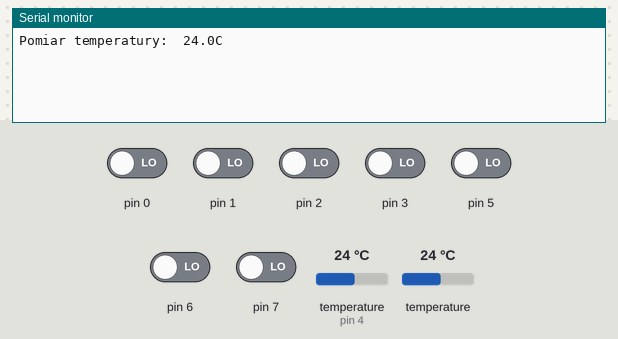
The sketch below on a simulated Arduino Uno, built with avr-gcc and run on an emulated ATmega328P. On the bench: the last lines printed to the serial monitor. Wiring (inferred from the names in the program): 2 × DS18B20 sensor: data pin 4. The test bench sets the inputs (shaded band); at power-on: pin 0–3, pin 5–7 LOW, temperature (sensor on pin 4) 24 °C, temperature 24 °C.

Above: at 0.8 s.
0.9 s: temperature (sensor on pin 4) set to 0 °C
At 1.9 s:
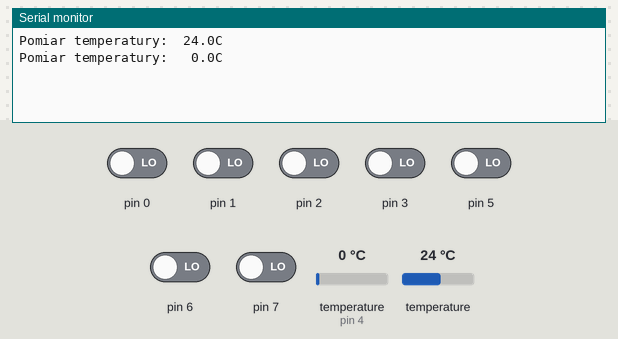
3.6 s: temperature (sensor on pin 4) set to 12 °C
At 4.7 s:
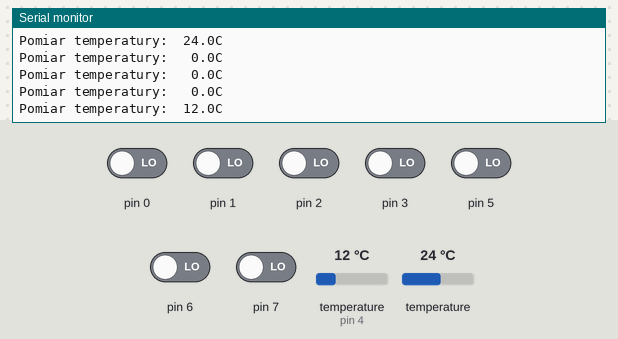

The sketch:

DS18B20.ino
```cpp
#include <avr/io.h>
#include <stdlib.h>
#include <string.h>
#include <util/delay.h>
#include "DS18B20_1Wire.h"

DS18B20_1Wire ds18b20_1 = DS18B20_1Wire(0x18,0x0F);


//........................................................ USART ................................................................
void USART_init()
{
  UBRR0H = (unsigned char)(103>>8);
  UBRR0L = (unsigned char)103;

  //Adres we/wy rejestrów danych nadawczych USART i rejestry odbierania danych USART
  //UDR0

  //By bufor transmisji mógłbyć zapisany
  UCSR0A |= (1<<UDRE0);

  //Włączenie odbiornika
  UCSR0B |= (1<<RXEN0);

  //Włączenie nadajnika
  UCSR0B |= (1<<TXEN0);

  //Liczba bitów danych w ramce
  UCSR0C |= (1<<UCSZ00);
  UCSR0C |= (1<<UCSZ01);
}


void USART_Transmit( unsigned char data )
 {
 /* Wait for empty transmit buffer */
 while ( !( UCSR0A & (1<<UDRE0)) )
 ;
 /* Put data into buffer, sends the data */
 UDR0 = data;
 }

unsigned char USART_Receive()
 {
 /* Wait for data to be received */
 while ( !(UCSR0A & (1<<RXC0)) )
 ;
 /* Get and return received data from buffer */
 return UDR0;
 }

void USART_String(const char *array)
{
  int i=0;
  while(array[i]!='\0')
  {
    USART_Transmit(array[i]);
    i++;
  }
}


//.......................................................... MAIN .................................................................

int main()
{
  char string1[50];
  char string2[50];
  USART_init();


  while(1)
  {
    ds18b20_1.checkTemperature();
    dtostrf(ds18b20_1.getTemperature(), 5,1, string1);
    sprintf(string2, "\nPomiar temperatury: %sC\n", string1);
    USART_String(string2);

    _delay_ms(1000);
  }
  return 0;
}
```

DS18B20_1Wire.cpp
```cpp
#include "DS18B20_1Wire.h"

//ROM COMMANDS
#define READ_ROM          0x33
#define MATCH_ROM         0x55
#define SKIP_ROM          0xCC
#define ALARM_SEARCH      0xEC
#define SEARCH_ROM        0xF0

//FUNCTION COMMANDS
#define CONVERT           0x44
#define W_SCRATCHPAD      0x4E
#define R_SCRATCHPAD      0xBE
#define COPY_SCRATCHPAD   0x48
#define RECALL            0xB8

//Configuration
#define CONF              0b01111111      //rozdzielczość 12-bitowa
#define PIN               PD4             //pin na którym podłączone jest DS18B20

DS18B20_1Wire::DS18B20_1Wire(uint8_t TH_, uint8_t TL_)
{
  DDRD &= ~(1<<PIN);
  PORTD |= (1<<PIN);

  TH = TH_;
  TL = TL_;
  temp_alarm=0;

  DS18B20_init();
}

void DS18B20_1Wire::DS18B20_init()
{
  reset();
  presence();

  writeByte(SKIP_ROM);
  writeByte(W_SCRATCHPAD);
  wScratchpad();

  reset();
  presence();

  writeByte(SKIP_ROM);
  writeByte(R_SCRATCHPAD);
  rScratchpad();

  reset();
  presence();

  writeByte(SKIP_ROM);
  writeByte(COPY_SCRATCHPAD);
  cScratchpad();
}

void DS18B20_1Wire::reset()
{
  //Master jako transmiter
  DDRD |= (1<<PIN);
  PORTD &= ~(1<<PIN);
  _delay_us(480);

  //Zwolnienie magistrali
  DDRD &= ~(1<<PIN);
  _delay_us(60);
}

void DS18B20_1Wire::presence()
{
  //Czas na odpowiedz czujnika
  _delay_us(60);

  //Sprawdzenie czy czujnik odpowiedział (PIN jest w stanie niskim)
  if(!(PIND & (1<<PIN)))
  {
    _delay_us(240);
  }
}

void DS18B20_1Wire::writeByte(uint8_t byte_)
{
  for(int i=0; i<8; i++)
  {
    writeBit((byte_>>i) & 0b00000001);
  }
}

void DS18B20_1Wire::writeBit(uint8_t bit_)
{
  //Master jako transmiter
  DDRD |= (1<<PIN);

  //Magistrala w dół
  PORTD &= ~(1<<PIN);

  if(bit_== 1)
  {
    _delay_us(2);

    //Zwolnienie magistrali
    DDRD &= ~(1<<PIN);

    _delay_us(60);
  }
  else
  {
    _delay_us(60);

    //Zwolnienie magistrali
    DDRD &= ~(1<<PIN);

    _delay_us(2);
  }
}

uint8_t DS18B20_1Wire::readBit()
{
  uint8_t bit_;

  DDRD |= (1<<PIN);
  PORTD &= ~(1<<PIN);
  _delay_us(2);

  //Zwolnienie magistrali
  DDRD &= ~(1<<PIN);
  _delay_us(15);

  if(PIND & (1<<PIN))
  {
    bit_ = 1;
  }
  else
  {
    bit_ = 0;
  }

  _delay_us(45);

  return bit_;
}

uint8_t DS18B20_1Wire::readByte()
{
  uint8_t byte_ = 0b00000000;
  uint8_t bit_;

  for(int i=0; i<8; i++)
  {
    bit_ = readBit();

    if(bit_ == 1)
    {
      byte_ = byte_ | (1<<i);
    }

     _delay_us(45);
  }

  return byte_;
}

void DS18B20_1Wire::wScratchpad()
{
  writeByte(TH);
  writeByte(TL);
  writeByte(CONF);
}

void DS18B20_1Wire::rScratchpad()
{
  uint8_t ROWS[9];

  for(int i=0; i<9; i++)
  {
    ROWS[i] = readByte();
  }

  uint8_t crc = countCRC(ROWS);

  if(crc != ROWS[8])
  {
    //Błędny crc, odczyt powtórzony
    DDRB |= (1<<PB5);
    PORTB |= (1<<PB5);

    writeByte(R_SCRATCHPAD);
    rScratchpad();
  }
  else
  {
    return;
  }
}

uint8_t DS18B20_1Wire::countCRC(uint8_t *rows)
{
  uint8_t crc = 0b00000000;

  for(int i=0; i<8; i++)
  {
    crc ^= rows[i];

    for(int j=0; j<8; j++)
    {
      if((crc&0b00000001)==1)
      {
        crc = (crc >> 1) ^ 0x8C;
      }
      else
      {
        crc >>= 1;
      }
    }
  }

  return crc;
}

void DS18B20_1Wire::cScratchpad()
{
  DDRD |= (1<<PIN);
  PORTD |= (1<<PIN);
  _delay_us(10);

  DDRD &= ~(1<<PIN);
  _delay_ms(10);
}

uint8_t* DS18B20_1Wire::addressScanner()
{
  static uint8_t address_array[8];
  char string[50];

  reset();
  presence();

  writeByte(READ_ROM);

  for(int j=0; j<8; j++)
  {
    address_array[j]=readByte();
  }

  return address_array;
}

void DS18B20_1Wire::checkTemperature()
{
    reset();
    presence();

    writeByte(SKIP_ROM);
    writeByte(CONVERT);
    //czekaj dopóki konwersja trwa
    while(!(PIND & (1<<PIN))) {}

    reset();
    presence();
    writeByte(SKIP_ROM);
    writeByte(R_SCRATCHPAD);

    uint8_t ROWS[4];
    for(int i = 0; i <4; i++)
    {
       ROWS[i] = readByte();
    }

    //odczyt temperatury
    uint16_t read_temp = (ROWS[1] << 8) | ROWS[0];
    float temp = read_temp / 16.0;

    uint8_t th = ROWS[2];
    uint8_t tl = ROWS[3];

    temperature = temp;

    checkAlarm(th, tl, temp);
}

void DS18B20_1Wire::checkAlarm(uint8_t th, uint8_t tl, float temp)
{
  char str_temp1[20];
  char str_temp2[20];

  reset();
  presence();
  writeByte(ALARM_SEARCH);

  _delay_us(60);

  uint8_t address = readByte();
  if (address != 0xFF){

    if(temp>=th){
      DDRB |= (1<<PB5);
      PORTB |= (1<<PB5);
      temp_alarm=1;
    }
    else if(temp<=tl){
      DDRB |= (1<<PB5);
      PORTB |= (1<<PB5);
      temp_alarm=1;
    }
  }

  else{
      PORTB &= ~(1<<PB5);
  }
}

float DS18B20_1Wire::getTemperature()
{
  return temperature;
}
```

DS18B20_1Wire.h
```cpp
#ifndef DS18B20_1Wire_H
#define DS18B20_1Wire_H

#include <avr/io.h>
#include <stdlib.h>
#include <string.h>
#include <util/delay.h>


class DS18B20_1Wire {
  public:
  bool temp_alarm;

  DS18B20_1Wire(uint8_t TH_, uint8_t TL_);

  uint8_t* addressScanner();
  void checkTemperature();
  float getTemperature();


  private:
  float temperature;
  uint8_t TH;
  uint8_t TL;

  void reset();
  void presence();
  void writeByte(uint8_t byte_);
  void writeBit(uint8_t bit_);
  uint8_t readBit();
  uint8_t readByte();
  void wScratchpad();
  void rScratchpad();
  uint8_t countCRC(uint8_t *rows);
  void cScratchpad();
  void checkAlarm(uint8_t th, uint8_t tl, float temp);
  void DS18B20_init();

};


#endif
```

Measured:
- after the input at 0.9 s, the serial monitor: prints a new line after 0.17 s (image 1)
- after the input at 3.6 s, the serial monitor: prints a new line after 0.58 s (image 2)
